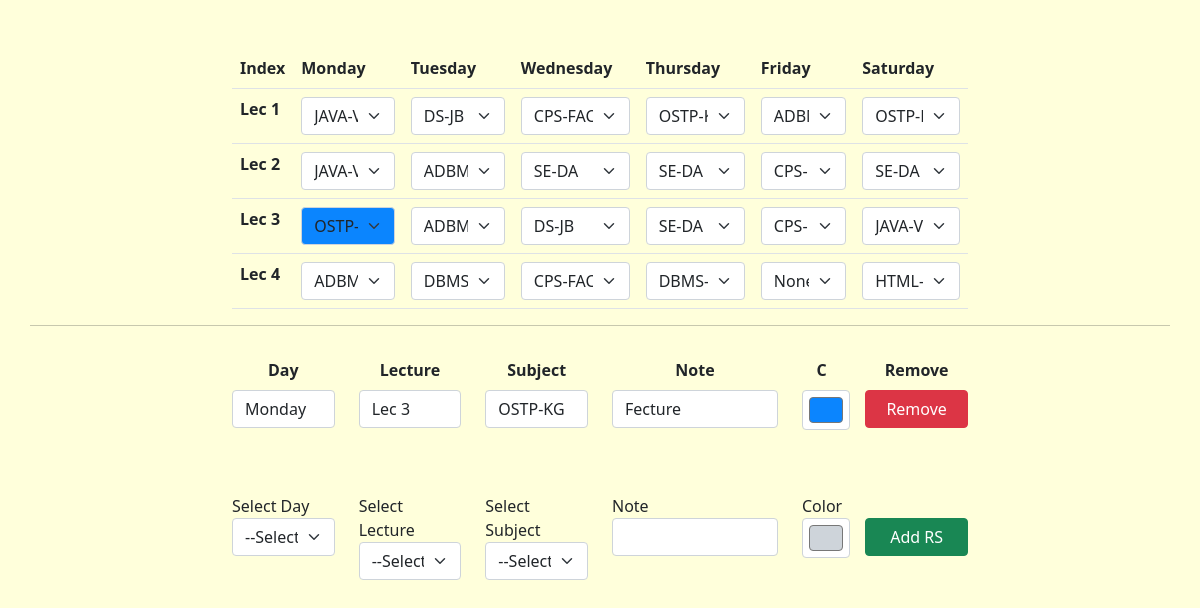
The page /ADMSmit/index.php?class=2 on the database its author committed.
### tables this page shows
CREATE TABLE `timetable` (
  `tt_id` int(11) NOT NULL,
  `tt_class` int(11) NOT NULL,
  `tt_day` int(11) NOT NULL,
  `tt_rank` int(11) NOT NULL,
  `tt_subject` int(11) DEFAULT NULL,
  `tt_status` int(11) NOT NULL DEFAULT 1
);

CREATE TABLE `subjects` (
  `s_id` int(11) NOT NULL,
  `s_subject` varchar(100) NOT NULL,
  `s_faculty` varchar(100) NOT NULL,
  `s_short` varchar(20) NOT NULL,
  `s_link` varchar(100) NOT NULL,
  `s_status` int(11) NOT NULL DEFAULT 1
);

CREATE TABLE `reschedules` (
  `rs_id` int(11) NOT NULL,
  `rs_class` int(11) NOT NULL,
  `rs_day` int(11) NOT NULL,
  `rs_rank` int(11) NOT NULL,
  `rs_subject` int(11) DEFAULT NULL,
  `rs_note` varchar(255) NOT NULL,
  `rs_color` varchar(255) NOT NULL,
  `rs_status` int(11) NOT NULL DEFAULT 1
);

### config.php (called while the page is built, shortened)
<?php
$days = array(
    "Monday",
    "Tuesday",
    "Wednesday",
    "Thursday",
    "Friday",
    "Saturday",
);
$lectures = array(
    "Lec 1",
    "Lec 2",
    "Lec 3",
    "Lec 4",
);

### ADMSmit/index.php (the view, shortened to what this page needs)
<?php
include("../config.php");
?>
<!DOCTYPE html>
<html lang="en">
<head>
    <link rel="stylesheet" href="https://cdnjs.cloudflare.com/ajax/libs/bootstrap/5.1.3/css/bootstrap.min.css" />
</head>
<body style="background-color: #ffffdb;">
    <?php
    if (isset($_GET["class"])) {
        $tt = array(
            array(null, null, null, null),
            array(null, null, null, null),
            array(null, null, null, null),
            array(null, null, null, null),
            array(null, null, null, null),
            array(null, null, null, null),
        );
        $rss = array();
        $stmt = $con->prepare("SELECT * FROM `subjects` WHERE `s_status` = 1");
        $stmt->execute();
        $temp_subjects = $stmt->fetchAll(PDO::FETCH_ASSOC);
        $subjects = array();
        foreach ($temp_subjects as $temp_subject) {
            $subjects[$temp_subject["s_id"]] = $temp_subject;
        }
        $stmt = $con->prepare("SELECT * FROM `reschedules` WHERE `rs_status` = 1");
        $stmt->execute();
        $reschedules = $stmt->fetchAll(PDO::FETCH_ASSOC);
        $stmt = $con->prepare("SELECT * FROM `timetable` WHERE `tt_class` = ?");
        $stmt->execute([$_GET["class"]]);
        $rows = $stmt->fetchAll(PDO::FETCH_ASSOC);
        foreach ($rows as $row) {
            $tt[$row["tt_day"]][$row["tt_rank"]] = $row["tt_subject"];
        }
        foreach ($reschedules as $reschedule) {
            $tt[$reschedule["rs_day"]][$reschedule["rs_rank"]] = $reschedule["rs_subject"];
            $rss[$reschedule["rs_day"]][$reschedule["rs_rank"]] = array("color" => $reschedule["rs_color"], "id" => $reschedule["rs_id"], "note" => $reschedule["rs_note"]);
        }
    ?>
        <div class="container">
            <div class="row">
                <div class="col-lg-8 offset-lg-2 pt-5">
                    <table class="table">
                        <tr>
                            <th>Index</th>
                            <th>Monday</th>
                            <th>Tuesday</th>
                            <th>Wednesday</th>
                            <th>Thursday</th>
                            <th>Friday</th>
                            <th>Saturday</th>
                        </tr>
                        <?php
                        for ($j = 0; $j <= 3; $j++) {
                        ?>
                            <tr>
                                <th>Lec <?php echo $j + 1; ?></th>
                                <?php
                                for ($i = 0; $i <= 5; $i++) {
                                ?>
                                    <td>
                                        <select class="form-select lec_select" <?php if (isset($rss[$i][$j])) {
                                                                                    echo "style='background-color:" . $rss[$i][$j]["color"] . ";' id='rs-" . $rss[$i][$j]["id"] . "' data-bs-toggle='tooltip' data-bs-placement='bottom' title='" . $rss[$i][$j]["note"] . "' ";
                                                                                } ?> data-day="<?php echo $i; ?>" data-rank="<?php echo $j; ?>">
                                            <option value="null">None</option>
                                            <?php
                                            foreach ($subjects as $subject) {
                                            ?>
                                                <option <?php if ($tt[$i][$j] == $subject["s_id"]) {
                                                            echo "selected";
                                                        } ?> value="<?php echo $subject["s_id"]; ?>"><?php echo $subject["s_short"]; ?></option>
                                            <?php
                                            }
                                            ?>
                                        </select>
                                    </td>
                                <?php
                                }
                                ?>
                            </tr>
                        <?php
                        }
                        ?>
                    </table>
                </div>
                <hr>
                <div class="col-8 offset-2 pt-3">
                    <?php
                    if (count($reschedules) > 0) {
                    ?>
                        <div class="row pb-5">
                            <div class="col-12">
                                <div class="row pb-2 text-center" style="font-weight: bold;">
                                    <div class="col-2">Day</div>
                                    <div class="col-2">Lecture</div>
                                    <div class="col-2">Subject</div>
                                    <div class="col-3">Note</div>
                                    <div class="col-1">C</div>
                                    <div class="col-2">Remove</div>
                                </div>
                            </div>
                            <?php
                            foreach ($reschedules as $reschedule) {
                            ?>
                                <div class="col-12 pb-3">
                                    <div class="row">
                                        <div class="col-2">
                                            <input class="form-control" value="<?php echo $days[$reschedule["rs_day"]]; ?>">
                                        </div>
                                        <div class="col-2">
                                            <input class="form-control" value="<?php echo $lectures[$reschedule["rs_rank"]]; ?>">
                                        </div>
                                        <div class="col-2">
                                            <input class="form-control" value="<?php if ($reschedule["rs_subject"] != NULL) {
                                                                                    echo $subjects[$reschedule["rs_subject"]]["s_short"];
                                                                                } else {
                                                                                    echo "None";
                                                                                } ?>">
                                        </div>
                                        <div class="col-3">
                                            <input type="text" class="form-control rs_note" data-rs="<?php echo $reschedule["rs_id"]; ?>" value="<?php echo $reschedule["rs_note"]; ?>">
                                        </div>
                                        <div class="col-1">
                                            <input type="color" class="form-control form-control-color rs_color" data-rs="<?php echo $reschedule["rs_id"]; ?>" value="<?php echo $reschedule["rs_color"]; ?>">
                                        </div>
                                        <div class="col-2">
                                            <a href="index.php?class=<?php echo $_REQUEST["class"]; ?>&rs_del=<?php echo $reschedule["rs_id"]; ?>"><button class="btn btn-danger w-100">Remove</button></a>
                                        </div>
                                    </div>
                                </div>
                            <?php
                            }
                            ?>
                        </div>
                    <?php
                    }
                    ?>
                    <form action="index.php?class=<?php echo $_REQUEST["class"]; ?>" method="post">
                        <div class="row">
                            <div class="col-2">
                                <label>Select Day</label>
                                <select class="form-select" name="rs_day" required>
                                    <option value="">--Select--</option>
                                </select>
                            </div>
                            <div class="col-2">
                                <label>Select Lecture</label>
                                <select class="form-select" name="rs_rank" required>
                                    <option value="">--Select--</option>
                                </select>
                            </div>
                            <div class="col-2">
                                <label>Select Subject</label>
                                <select class="form-select" name="rs_subject">
                                    <option value="null">--Select--</option>
                                </select>
                            </div>
                            <div class="col-3">
                                <label>Note</label>
                                <input type="test" name="rs_note" class="form-control">
                            </div>
                            <div class="col-1">
                                <label>Color</label>
                                <input type="color" name="rs_color" class="form-control form-control-color" value="#ced4da">
                            </div>
                            <div class="col-2">
                                <input type="submit" name="rs_add" value="Add RS" class="btn btn-success mt-4 w-100">
                            </div>
                        </div>
                    </form>
                </div>
            </div>
        </div>
    <?php
    }
    ?>
</body>
</html>

### rows shown on the page
timetable: tt_subject.s_short "CPS-FACE", tt_rank.s_short "DS-JB"
reschedules: rs_day "Monday", rs_rank "Lec 3", rs_subject.s_short "OSTP-KG", rs_note "Fecture", rs_color "#0b85fe"

### other values the page prints
form field value "JAVA-VD"
form field value "DS-JB"
form field value "OSTP-KG"
form field value "ADBMS-AC"
form field value "SE-DA"
form field value "CPS-BB"
form field value "CPS-FACE"
form field value "DBMS-AC"
form field value "HTML-KG"
